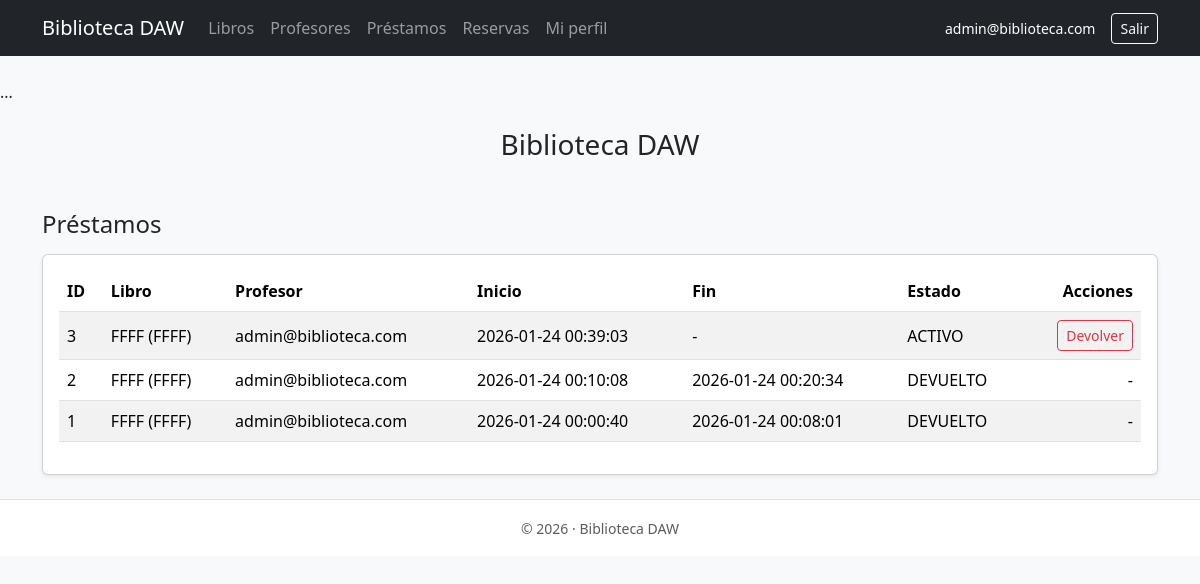
Page /prestamos/index.php (signed in) on the committed database.
### tables this page shows
CREATE TABLE IF NOT EXISTS `prestamos` (
  `id` int NOT NULL AUTO_INCREMENT,
  `profesor_id` int NOT NULL,
  `libro_id` int NOT NULL,
  `fecha_inicio` datetime NOT NULL DEFAULT CURRENT_TIMESTAMP,
  `fecha_fin` datetime DEFAULT NULL,
  `observaciones` text,
  `estado` enum('ACTIVO','DEVUELTO') NOT NULL DEFAULT 'ACTIVO',
  PRIMARY KEY (`id`),
  KEY `fk_prestamos_profesor` (`profesor_id`),
  KEY `fk_prestamos_libro` (`libro_id`)
);

CREATE TABLE IF NOT EXISTS `libros` (
  `id` int NOT NULL AUTO_INCREMENT,
  `isbn` varchar(20) NOT NULL,
  `ejemplar` int NOT NULL DEFAULT '1',
  `portada` varchar(255) DEFAULT NULL,
  `titulo` varchar(200) NOT NULL,
  `autor` varchar(200) NOT NULL,
  `genero` varchar(100) DEFAULT NULL,
  `fecha_publicacion` varchar(7) DEFAULT NULL,
  `editorial` varchar(120) DEFAULT NULL,
  `descripcion` text,
  `precio` decimal(10,2) DEFAULT NULL,
  `estado` enum('DISPONIBLE','PRESTADO') NOT NULL DEFAULT 'DISPONIBLE',
  `creado_en` datetime NOT NULL DEFAULT CURRENT_TIMESTAMP,
  `actualizado_en` datetime DEFAULT NULL ON UPDATE CURRENT_TIMESTAMP,
  PRIMARY KEY (`id`),
  UNIQUE KEY `uk_isbn_ejemplar` (`isbn`,`ejemplar`)
);

CREATE TABLE IF NOT EXISTS `profesores` (
  `id` int NOT NULL AUTO_INCREMENT,
  `apellido1` varchar(60) NOT NULL,
  `apellido2` varchar(60) NOT NULL,
  `nombre` varchar(60) NOT NULL,
  `email` varchar(120) NOT NULL,
  `password` varchar(255) NOT NULL,
  `perfil` enum('ADMIN','PROFESOR') NOT NULL DEFAULT 'PROFESOR',
  `avatar` varchar(255) DEFAULT NULL,
  `estado` tinyint NOT NULL DEFAULT '1',
  `creado_en` datetime NOT NULL DEFAULT CURRENT_TIMESTAMP,
  `actualizado_en` datetime DEFAULT NULL ON UPDATE CURRENT_TIMESTAMP,
  PRIMARY KEY (`id`),
  UNIQUE KEY `email` (`email`)
);

### prestamos/index.php (the view, shortened to what this page needs)
<?php
require_once __DIR__ . "/../config/conexion.php";
require_once __DIR__ . "/../includes/header.php";
$sql = "SELECT p.id, p.fecha_inicio, p.fecha_fin, p.estado,
               l.titulo, l.autor,
               pr.email
        FROM prestamos p
        JOIN libros l ON l.id = p.libro_id
        JOIN profesores pr ON pr.id = p.profesor_id
        ORDER BY p.id DESC";
$stmt = $pdo->query($sql);
$prestamos = $stmt->fetchAll();
?>
<h2 class="h4 mb-3">Préstamos</h2>
<div class="card shadow-sm">
  <div class="card-body">
    <?php if (count($prestamos) === 0): ?>
      <div class="alert alert-info mb-0">No hay préstamos registrados.</div>
    <?php else: ?>
      <div class="table-responsive">
        <table class="table table-striped table-hover align-middle">
          <thead>
            <tr>
              <th>ID</th>
              <th>Libro</th>
              <th>Profesor</th>
              <th>Inicio</th>
              <th>Fin</th>
              <th>Estado</th>
              <th class="text-end">Acciones</th>
            </tr>
          </thead>
          <tbody>
            <?php foreach ($prestamos as $p): ?>
              <tr>
                <td><?php echo htmlspecialchars($p["id"]); ?></td>
                <td><?php echo htmlspecialchars($p["titulo"]); ?> (<?php echo htmlspecialchars($p["autor"]); ?>)</td>
                <td><?php echo htmlspecialchars($p["email"]); ?></td>
                <td><?php echo htmlspecialchars($p["fecha_inicio"]); ?></td>
                <td><?php echo htmlspecialchars($p["fecha_fin"] ?? "-"); ?></td>
                <td><?php echo htmlspecialchars($p["estado"]); ?></td>
                <td class="text-end">
                  <?php if ($p["estado"] === "ACTIVO"): ?>
                    <a class="btn btn-sm btn-outline-danger"
                       href="<?php echo APP_URL; ?>/prestamos/devolver.php?id=<?php echo urlencode($p["id"]); ?>">
                       Devolver
                    </a>
                  <?php else: ?>
                    -
                  <?php endif; ?>
                </td>
              </tr>
            <?php endforeach; ?>
          </tbody>
        </table>
      </div>
    <?php endif; ?>
  </div>
</div>
<?php require_once __DIR__ . "/../includes/footer.php"; ?>

### rows in the picture
prestamos: id "3", libro.titulo "FFFF", libro.autor "FFFF", profesor.email "admin@biblioteca.com", fecha_inicio "2026-01-24 00:39:03", fecha_fin "-", estado "ACTIVO"
prestamos: id "2", libro.titulo "FFFF", libro.autor "FFFF", profesor.email "admin@biblioteca.com", fecha_inicio "2026-01-24 00:10:08", fecha_fin "2026-01-24 00:20:34", estado "DEVUELTO"
prestamos: id "1", libro.titulo "FFFF", libro.autor "FFFF", profesor.email "admin@biblioteca.com", fecha_inicio "2026-01-24 00:00:40", fecha_fin "2026-01-24 00:08:01", estado "DEVUELTO"

### other values in the picture
APP_NAME "Biblioteca DAW"
$_SESSION["email"] "admin@biblioteca.com"
